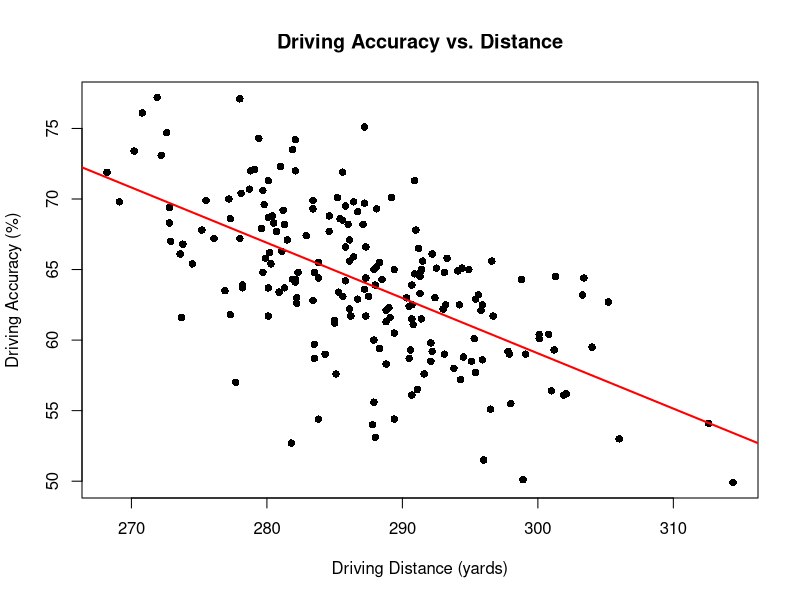
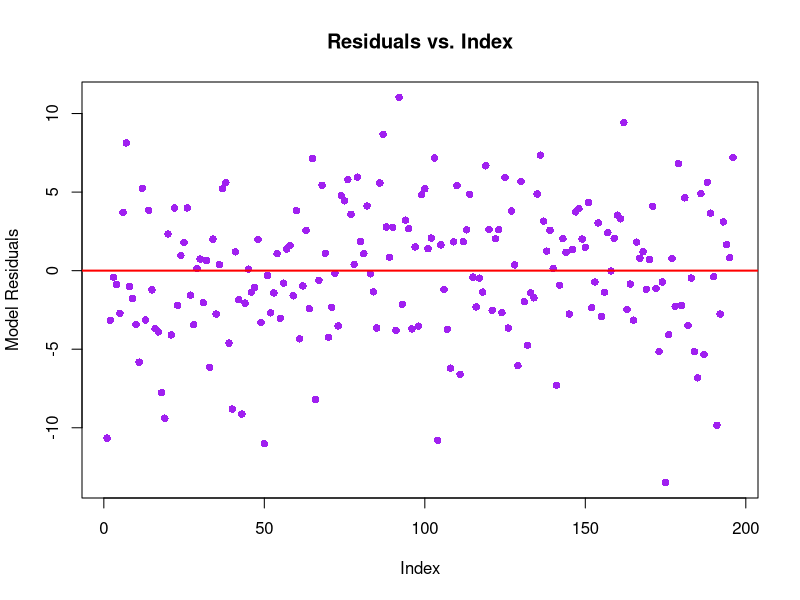
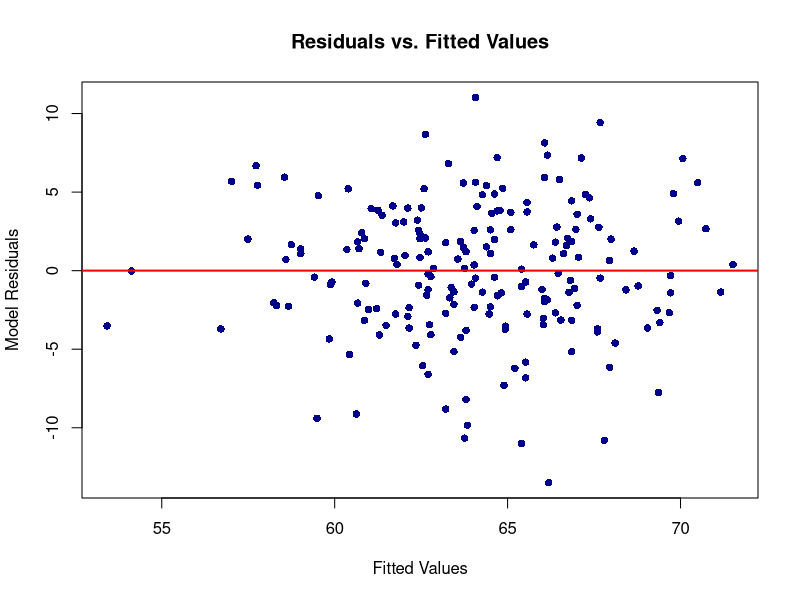
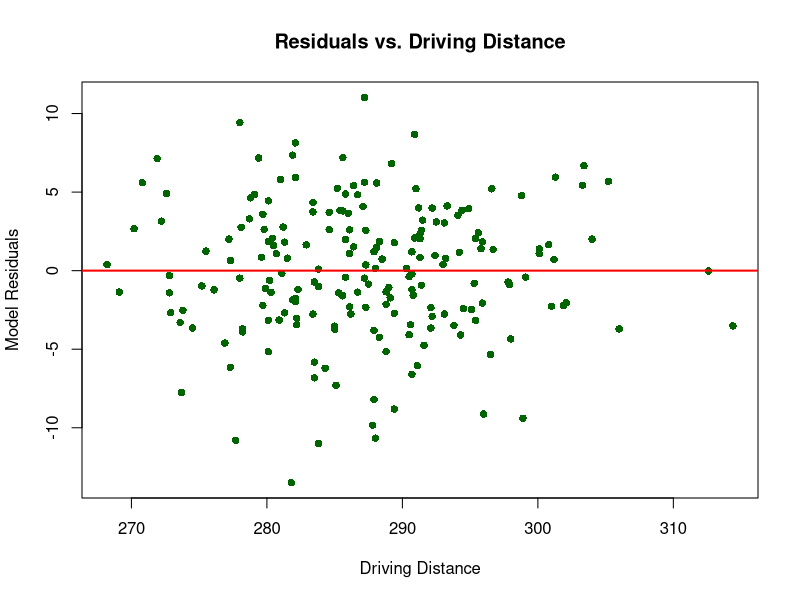
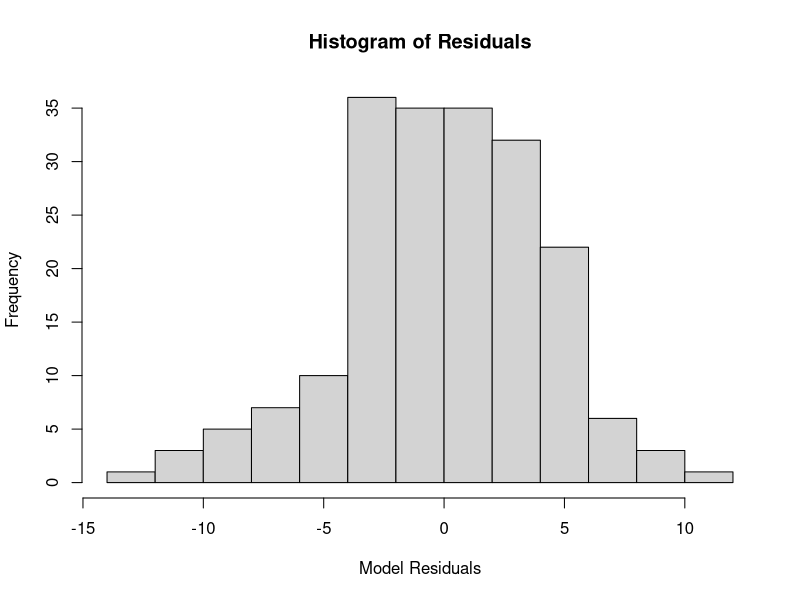
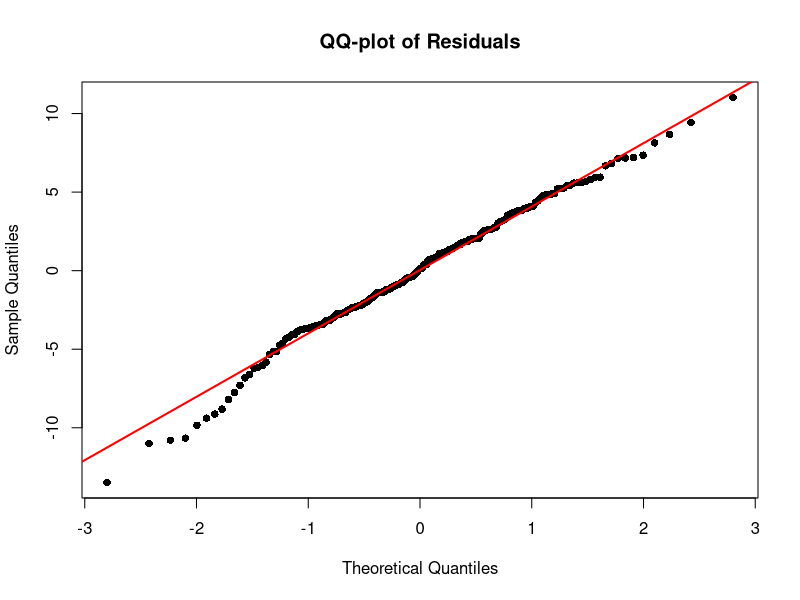
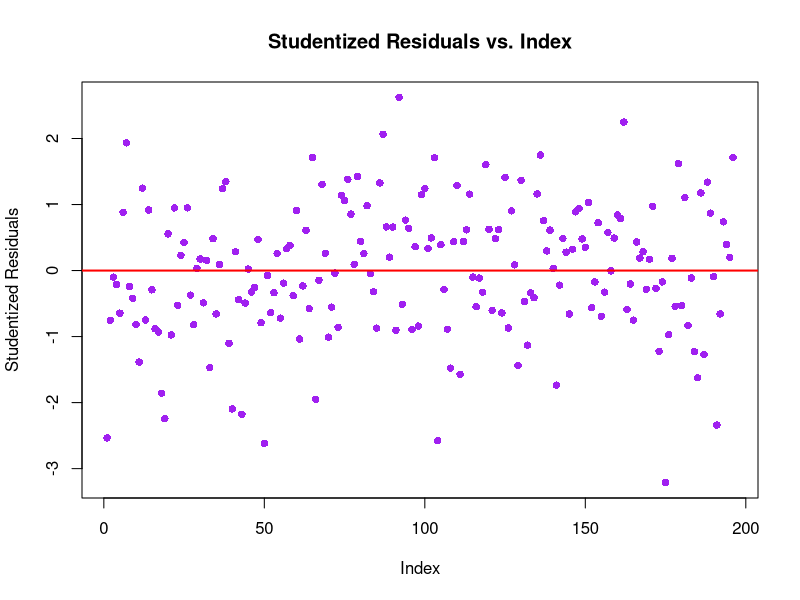
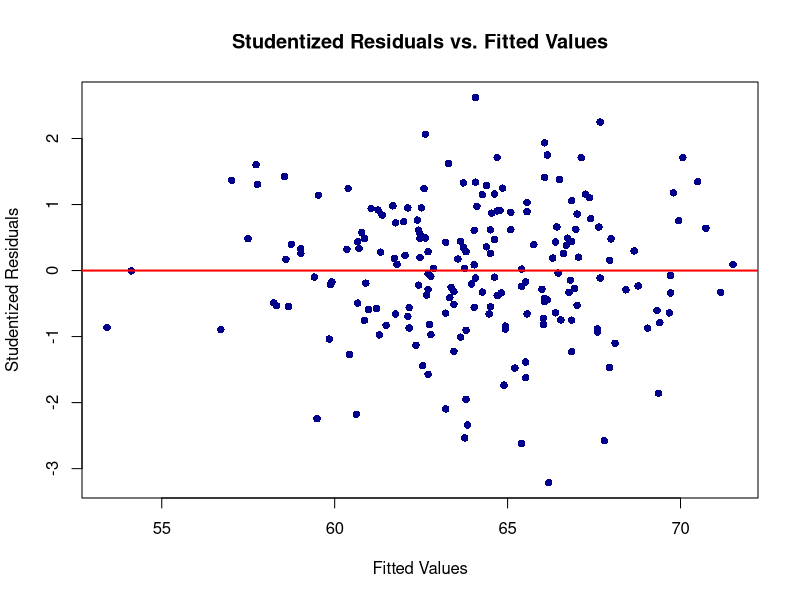

R code for these plots, in order:
## Evaluating Model Assumptions with Residuals -- PGA Data

## Change working directory
setwd("/Users/nstevens/Dropbox/Teaching/STAT_331/Lecture Material/")

## Load the PGA data
golf <- read.csv("pga_data.csv", header = T)

## Create a linear regression with driving accuracy as the response and 
## driving distance as the explanatory variable
y <- golf$Drv.Acc
x <- golf$Avg.Drive
model <- lm(y ~ x, data = golf)
summ <- summary(model)
summ 

## Plot the data and the fitted model
plot(x = x, y = y, col = "black", pch = 16, xlab = "Driving Distance (yards)", ylab = "Driving Accuracy (%)", main = "Driving Accuracy vs. Distance")
abline(model, col = "red", lwd = 2)

## Create Residual Diagnostic Plots
## Plot of residuals vs. index
n <- length(model$residuals)
index <- 1:n
plot(x = index, y = model$residuals, col = "purple", pch = 16, xlab = "Index", ylab = "Model Residuals", main = "Residuals vs. Index")
abline(h = 0, col = "red", lwd = 2)

## Plot of Residuals vs. Fitted Values
plot(x = model$fitted.values, y = model$residuals, col = "darkblue", pch = 16, xlab = "Fitted Values", ylab = "Model Residuals", main = "Residuals vs. Fitted Values")
abline(h = 0, col = "red", lwd = 2)

## Plot of Residuals vs. x
plot(x = x, y = model$residuals, col = "darkgreen", pch = 16, xlab = "Driving Distance", ylab = "Model Residuals", main = "Residuals vs. Driving Distance")
abline(h = 0, col = "red", lwd = 2)

## Histogram of residuals
hist(model$residuals, xlab = "Model Residuals", main = "Histogram of Residuals")

## QQ-plot of residuals
qqnorm(model$residuals, pch = 16, main = "QQ-plot of Residuals")
qqline(model$residuals, col = "red", lwd = 2)

## Redo all of this with 'Studentized' Residuals ##############################
sigma_hat <- summ$sigma # sigma-hat
X <- cbind(rep(1, 196), x) # X matrix
H <- X %*% solve(t(X) %*% X) %*% t(X) # Hat matrix
h <- diag(H) # diagonal elements of H
# OR
h <- hatvalues(model)
st_resid <- model$residuals/(sigma_hat*sqrt(1-h)) # 'Studentized' Residuals

## Plot of St. Residuals vs. Index
plot(x = index, y = st_resid, col = "purple", pch = 16, xlab = "Index", ylab = "Studentized Residuals", main = "Studentized Residuals vs. Index")
abline(h = 0, col = "red", lwd = 2)

## Plot of St. Residuals vs. Fitted Values
plot(x = model$fitted.values, y = st_resid, col = "darkblue", pch = 16, xlab = "Fitted Values", ylab = "Studentized Residuals", main = "Studentized Residuals vs. Fitted Values")
abline(h = 0, col = "red", lwd = 2)

## Histogram of St. Residuals
hist(st_resid, xlab = "Studentized Residuals", main = "Histogram of Studentized Residuals")

## QQ-plot of St. Residuals
qqnorm(st_resid, pch = 16, main = "QQ-plot of Studentized Residuals")
qqline(st_resid, col = "red", lwd = 2)
